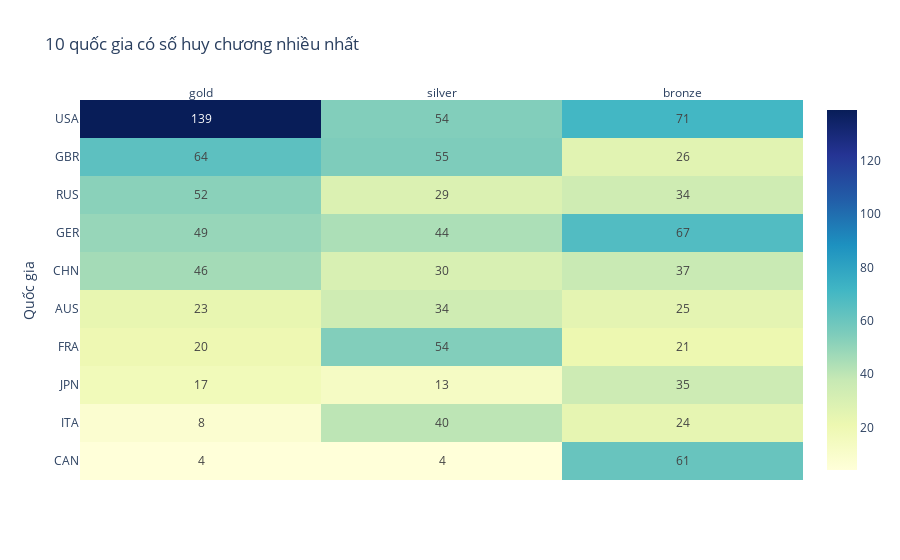

The notebook cell saved with this chart:
### Code cell
fig = px.imshow(df_top10_medal, text_auto=True, aspect="auto",
                labels=dict(x="", y="Quốc gia"), 
                title='10 quốc gia có số huy chương nhiều nhất',
                color_continuous_scale=px.colors.sequential.YlGnBu)
fig.update_xaxes(side="top")
fig.show()

### Figure 1 — Plotly figure (JSON) as saved in the notebook; plotly's stock layout.template omitted (floating-point values rounded to 4 significant figures)
{"data": [{"coloraxis": "coloraxis", "hovertemplate": "x: %{x}<br>Quốc gia: %{y}<br>color: %{z}<extra></extra>", "name": "0", "texttemplate": "%{z}", "type": "heatmap", "x": ["gold", "silver", "bronze"], "xaxis": "x", "y": ["USA", "GBR", "RUS", "GER", "CHN", "AUS", "FRA", "JPN", "ITA", "CAN"], "yaxis": "y", "z": [[139, 54, 71], [64, 55, 26], [52, 29, 34], [49, 44, 67], [46, 30, 37], [23, 34, 25], [20, 54, 21], [17, 13, 35], [8, 40, 24], [4, 4, 61]]}], "layout": {"coloraxis": {"colorscale": [[0, "rgb(255,255,217)"], [0.125, "rgb(237,248,177)"], [0.25, "rgb(199,233,180)"], [0.375, "rgb(127,205,187)"], [0.5, "rgb(65,182,196)"], [0.625, "rgb(29,145,192)"], [0.75, "rgb(34,94,168)"], [0.875, "rgb(37,52,148)"], [1, "rgb(8,29,88)"]]}, "title": {"text": "10 quốc gia có số huy chương nhiều nhất"}, "xaxis": {"anchor": "y", "domain": [0, 1], "side": "top"}, "yaxis": {"anchor": "x", "autorange": "reversed", "domain": [0, 1], "title": {"text": "Quốc gia"}}}}
